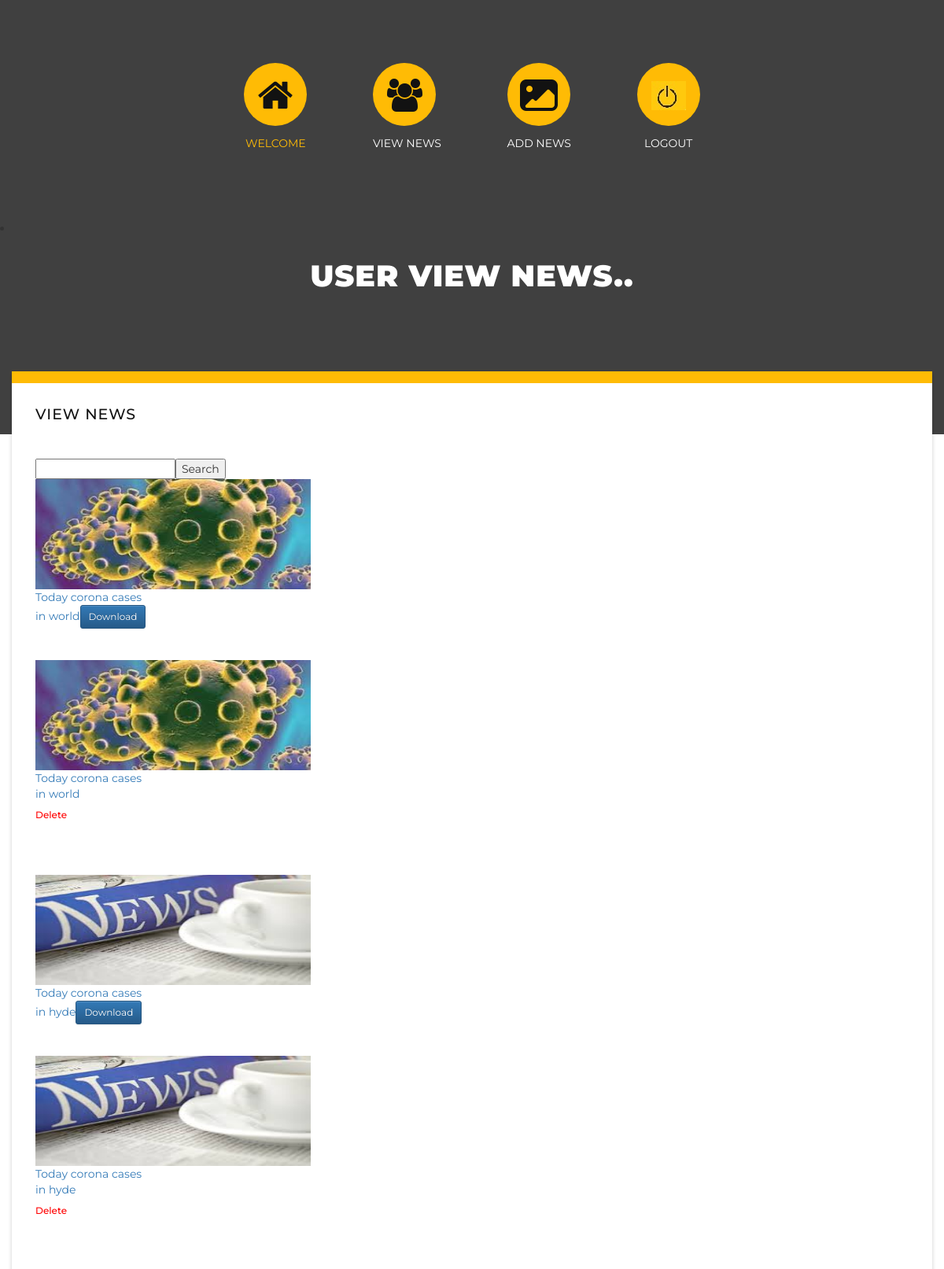
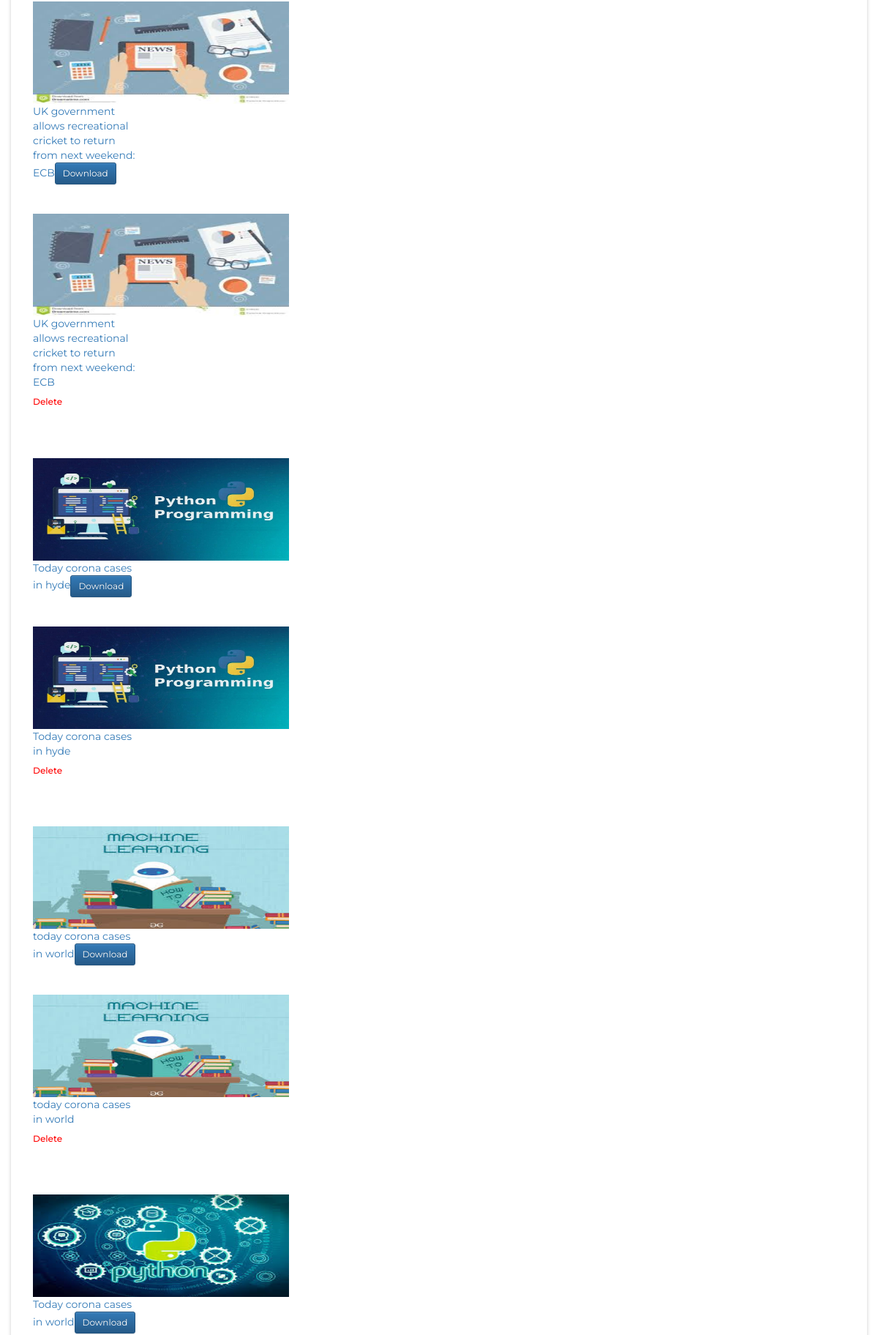
Page /news/ (upper part) on the committed database (2 pictures, top to bottom).
### manager/models.py (models this page shows, shortened)
class uploadmodel(models.Model):
    category = models.CharField(max_length=100)
    title = models.CharField(max_length=100)
    file = models.FileField(upload_to='files/pdfs/')
    description = models.CharField(max_length=600)
    location = models.CharField(max_length=100)
    class Meta:
        db_table='uploadnews'

### user/views.py (the view)
# urls.py: url(r'^news/', news, name="news"),
def news(request):
    check = uploadmodel.objects.all()
    for x in check:
        print(x.id)
    return render(request,'user/userviewnews.html',{'news':check})

### assets/templates/user/userviewnews.html (shortened to what this page needs)
{% extends 'userbase.html' %}
{% load static %}
{% block contents %}
    <li>
              <div class="heading">
                <h1>User View news..</h1>
              </div>
              <div class="cd-half-width second-slide">
                <div class="container">
                  <div class="row">
                    <div class="col-md-155">
                      <div class="content second-content">
                        <div class="row">
                          <div class="col-md-6">
                            <div class="right-about-text">
                   <div class="col-sm-4" style="background-color:;border:;">
                       <h4>View News</h4>
        <form method="GET" action="{% url 'usersearchresult' %}">
            <table style="width:30%">
                    <td><input type="text"  name="title"> </td>
                    <td><input type="submit" value="Search"></td><br>
            </table>
                            </form>
                       {% for news in news %}
                       <a href="/userviewdetails/?id={{news.id}}&category={{news.category}}&title={{news.title}}&file={{news.file}}&description={{news.description}}&location={{news.location}}"><img src="{{news.file.url}}" style="width:25em;height:10em;">{{news.title}}<a href="{{news.file.url }}" class="btn btn-primary btn-sm" target="_blank">Download</h6></a><br><br><br></a>
                       <a href="/viewdetails/?id={{news.id}}&category={{news.category}}&title={{news.title}}&file={{news.file}}&description={{news.description}}&location={{news.location}}"><img src="{{news.file.url}}" style="width:25em;height:10em;">{{news.title}}<a href="{% url 'newsdelete' %}?id={{news.id}}&title={{news.title}}"><h6 style="color:red">Delete</h6></a><br><br><br></a>
                              {% endfor %}<div class="primary-button">
{% endblock %}

### assets/static/css/templatemo-style.css (style rules this page uses)
body { font-family: 'Montserrat', sans-serif; }
.content { margin-bottom: 100px; margin-top: -80px; background-color: #fff; border-top: 15px solid #ffbb05; box-shadow: 0px 3px 5px rgba(0, 0, 0, 0.2); }
.heading { text-align: center; margin-bottom: 180px; }
.heading h1 { margin-top: 30px; font-size: 38px; text-transform: uppercase; color: #fff; font-weight: 900; letter-spacing: 1px; }
.second-slide { text-align: center; background-color: #fff; width: 100%; }
.second-slide img { width: 100%; overflow: hidden; }
.second-slide .right-about-text { text-align: left; margin-left: 15px; margin-right: 30px; }
.second-slide .right-about-text h4 { font-size: 19px; color: #121212; text-transform: uppercase; letter-spacing: 1px; margin-top: 30px; margin-bottom: 25px; }
body:after { content: url(../img/close.png) url(../img/loading.gif) url(../img/prev.png) url(../img/next.png); display: none; }

### rows in the picture
uploadmodel: file (picture), title "Today corona cases in world"
uploadmodel: file (picture), title "Today corona cases in hyde"
uploadmodel: file (picture), title "UK government allows recreational cricket to return from next weekend: ECB"
uploadmodel: file (picture), title "Today corona cases in hyde"
uploadmodel: file (picture), title "today corona cases in world"
uploadmodel: file (picture), title "Today corona cases in world"
